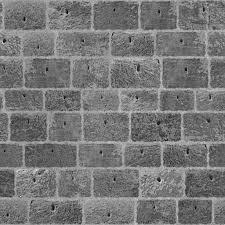
%> input picture Dataset/grey_brick01.jpg, 225 x 225 px
$ octave main.m   (GNU Octave 9; MATLAB toolbox functions it lacks are replaced by stand-ins)
%> lines starting %> are read from the running program, lines starting %| are printed output that depends on the picture
### src/getmapping.m
%GETMAPPING returns a structure containing a mapping table for LBP codes.
%  MAPPING = GETMAPPING(SAMPLES,MAPPINGTYPE) returns a
%  structure containing a mapping table for
%  LBP codes in a neighbourhood of SAMPLES sampling
%  points. Possible values for MAPPINGTYPE are
%       'u2'   for uniform LBP
%       'ri'   for rotation-invariant LBP
%       'riu2' for uniform rotation-invariant LBP.
%
%  Example:
%       I=imread('rice.tif');
%       MAPPING=getmapping(16,'riu2');
%       LBPHIST=lbp(I,2,16,MAPPING,'hist');
%  Now LBPHIST contains a rotation-invariant uniform LBP
%  histogram in a (16,2) neighbourhood.

function mapping = getmapping(samples,mappingtype)
% Version 0.1.1
% Authors: Marko Heikkilä and Timo Ahonen

% Changelog
% 0.1.1 Changed output to be a structure
% Fixed a bug causing out of memory errors when generating rotation
% invariant mappings with high number of sampling points.
% Lauge Sorensen is acknowledged for spotting this problem.


table = 0:2^samples-1;
newMax  = 0; %number of patterns in the resulting LBP code
index   = 0;

if strcmp(mappingtype,'u2') %Uniform 2
  newMax = samples*(samples-1) + 3;
  for i = 0:2^samples-1
    j = bitset(bitshift(i,1,samples),1,bitget(i,samples)); %rotate left
    numt = sum(bitget(bitxor(i,j),1:samples)); %number of 1->0 and
                                               %0->1 transitions
                                               %in binary string
                                               %x is equal to the
                                               %number of 1-bits in
                                               %XOR(x,Rotate left(x))
    if numt <= 2
      table(i+1) = index;
      index = index + 1;
    else
      table(i+1) = newMax - 1;
    end
  end
end

if strcmp(mappingtype,'ri') %Rotation invariant
  tmpMap = zeros(2^samples,1) - 1;
  for i = 0:2^samples-1
    rm = i;
    r  = i;
    for j = 1:samples-1
      r = bitset(bitshift(r,1,samples),1,bitget(r,samples)); %rotate
                                                             %left
      if r < rm
        rm = r;
      end
    end
    if tmpMap(rm+1) < 0
      tmpMap(rm+1) = newMax;
      newMax = newMax + 1;
    end
    table(i+1) = tmpMap(rm+1);
  end
end

if strcmp(mappingtype,'riu2') %Uniform & Rotation invariant
  newMax = samples + 2;
  for i = 0:2^samples - 1
    j = bitset(bitshift(i,1,samples),1,bitget(i,samples)); %rotate left
    numt = sum(bitget(bitxor(i,j),1:samples));
    if numt <= 2
      table(i+1) = sum(bitget(i,1:samples));
    else
      table(i+1) = samples+1;
    end
  end
end


if strcmp(mappingtype,'complete') %complete
  newMax = 2^samples-1;
  for i = 0:2^samples - 1
      table(i+1) = i;
  end

end

mapping.table=table;
mapping.samples=samples;
mapping.num=newMax;

### src/getMLBPDescriptor.m
%GETMLBPDESCRIPTOR return a global descriptor of an image
%   DESCRIPTOR = GETMLBPDESCRIPTOR( IMAGE, MAPPING, RADII, REGION_ROWS, REGION_COLS )
%
%       IMAGE is an image
%       MAPPING is a map of values that encode the value of basic LBP
%       RADII is a vector of radius. length(RADII) represents the number of histograms for each region
%       REGION_ROWS * REGION_COLS is the number of regions

% Authors:  - Andrea Rizzo, andrearizzo [at] outlook.com
%           - Matteo Bruni, matteo.bruni [at] gmail.com
%
% Date: 20/06/2013
%
% You are free to use, change, or redistribute this code in any way you
% want for non-commercial purposes. However, it is appreciated if you
% maintain the name of the original author.
%
% (C) A.Rizzo, M. Bruni


function [ descriptor ] = getMLBPDescriptor( image, mapping, radii, num_region_rows, num_region_cols, sigma_coefficient )
% Version 0.1
% Authors: Andrea Rizzo and Matteo Bruni

    % define global descriptor
    % descriptor's rows are the local descriptors of regions
    % descriptor's column are the bins of histograms at diffentent radius
    %
    % N.B.: descriptor count region in this order:
    %
    %   _ _ _ _ _ _
    %  |_1_|_2_|_3_|
    %  |_4_|_5_|_6_|
    %  |_7_|_8_|_9_|
    %

    %represents the number of histograms for each region
    hist_number = length(radii);

    % initialization of global descriptor
    descriptor = zeros( num_region_cols*num_region_rows, mapping.num*hist_number );

    % compute kernel size
    % 6*sigma - 1 = kernel_size
    %

    kernel_size = ceil( abs( 6*sigma_coefficient - 1 ) );

    for i = radii

        % apply gauss smoothing with sigma = LBP radius
        myfilter = fspecial( 'gaussian', kernel_size, sigma_coefficient );
        image = imfilter( image, myfilter, 'replicate' );

        % CALCOLA LBP RAGGIO I
        lbp_image = lbp( image, i, 8, mapping, 'i' );

        % RITAGLIA IMMAGINE A DIMENSIONE MINORE (CROP)
        if (i ~= radii(end) )
            lbp_image = lbp_image( radii(end)-i+1:end-(radii(end)-i), radii(end)-i+1:end-(radii(end)-i) );
        end

        for k = 0:( num_region_rows*num_region_cols - 1 )
            [rMin, rMax, cMin, cMax] = gridBounds( size(lbp_image), num_region_rows, num_region_cols, k );
            M = lbp_image(rMin:rMax, cMin:cMax );

            % compute histogram of subregion M
            h = hist(M(:),0:(mapping.num-1));
            % normalizie histogram
            h = h/sum(h);

            descriptor( k+1, ((i-1)*mapping.num)+1:i*mapping.num ) = h;

        end

    end

end

### src/main.m
% Authors:  - Andrea Rizzo, andrearizzo [at] outlook.com
%           - Matteo Bruni, matteo.bruni [at] gmail.com
%
% Date: 20/06/2013
%
% You are free to use, change, or redistribute this code in any way you
% want for non-commercial purposes. However, it is appreciated if you
% maintain the name of the original author.
%
% (C) A.Rizzo, M. Bruni


% get the image
image1 = imread('grey_brick01.jpg');
%> image1 is the input picture: size 225x225 uint8; min 0, max 243, mean 118.8
image2 = imread('grey_sub_brick01.jpg');
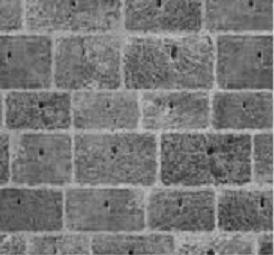
%> input picture Dataset/grey_sub_brick01.jpg, 274 x 255 px
%> image2 is the input picture: size 255x274 uint8; min 9, max 226, mean 119.6
image3 = imread('sub02_1.1.02.png');
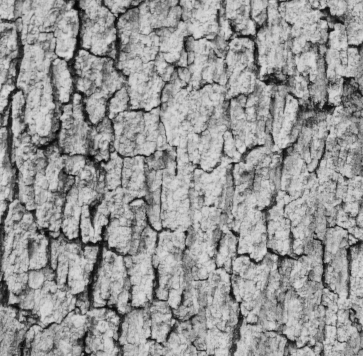
%> input picture Dataset/sub02_1.1.02.png, 363 x 356 px
%> image3 is the input picture: size 356x363x3 uint8; min 3, max 226, mean 150.9
image4 = imread('grey_brick01.jpg');

% map the value to uniform implementation
mapping = getmapping(8,'u2');

% radius
radii = [ 3 6 9 12 ];

% define region rows and columns
% an histogram for each region will be calculated
%
% for example if you set
%
%   num_region_rows = 3;
%   num_region_cols = 3;
%
% you obtain
%   _ _ _ _ _ _
%  |_1_|_2_|_3_|
%  |_4_|_5_|_6_|
%  |_7_|_8_|_9_|
%
num_region_rows = 3;
num_region_cols = 3;

hist_number = length(radii);

descriptor1 = getMLBPDescriptor( image1, mapping, hist_number, num_region_rows, num_region_cols );
%> the run ends on the next line
